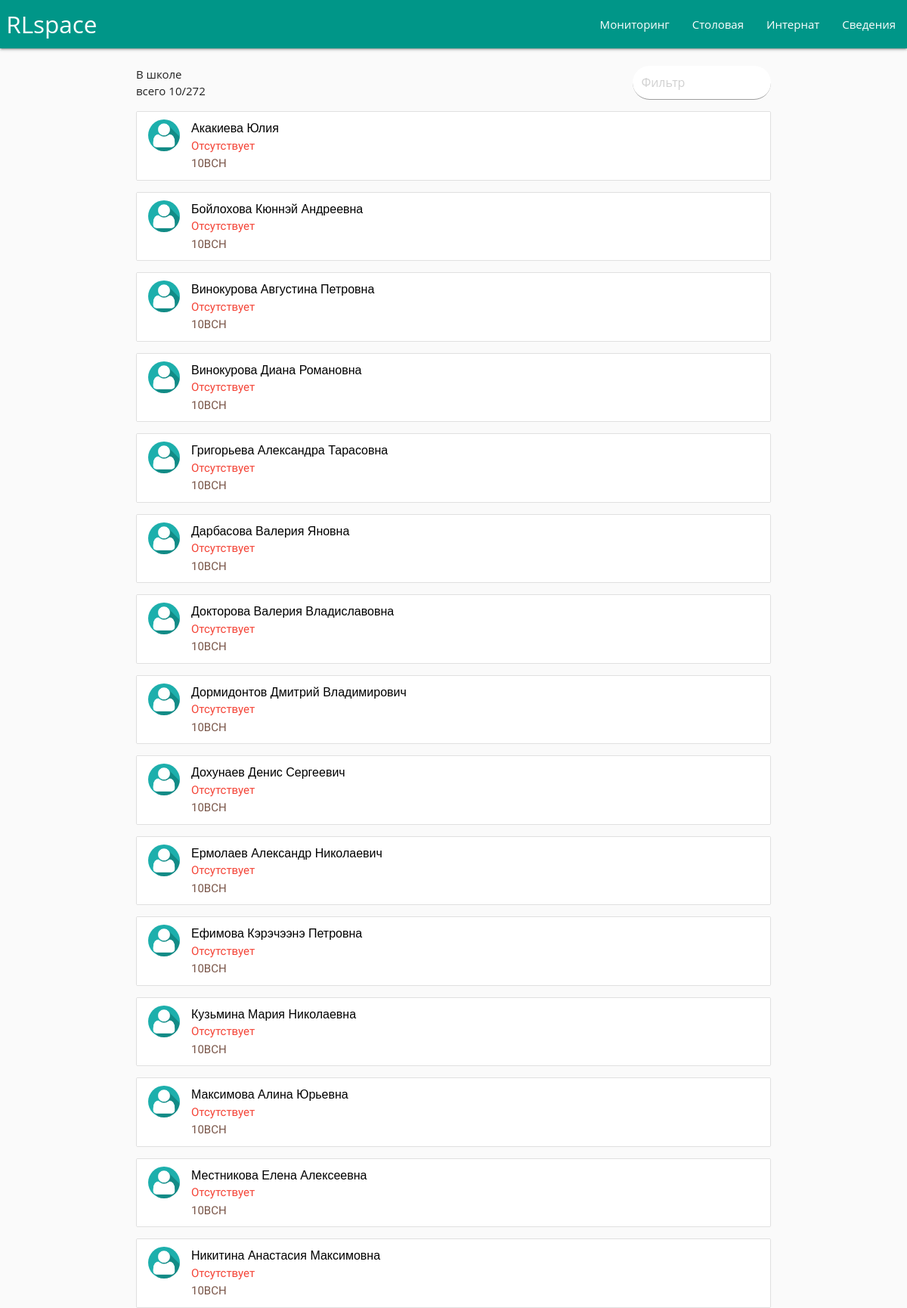
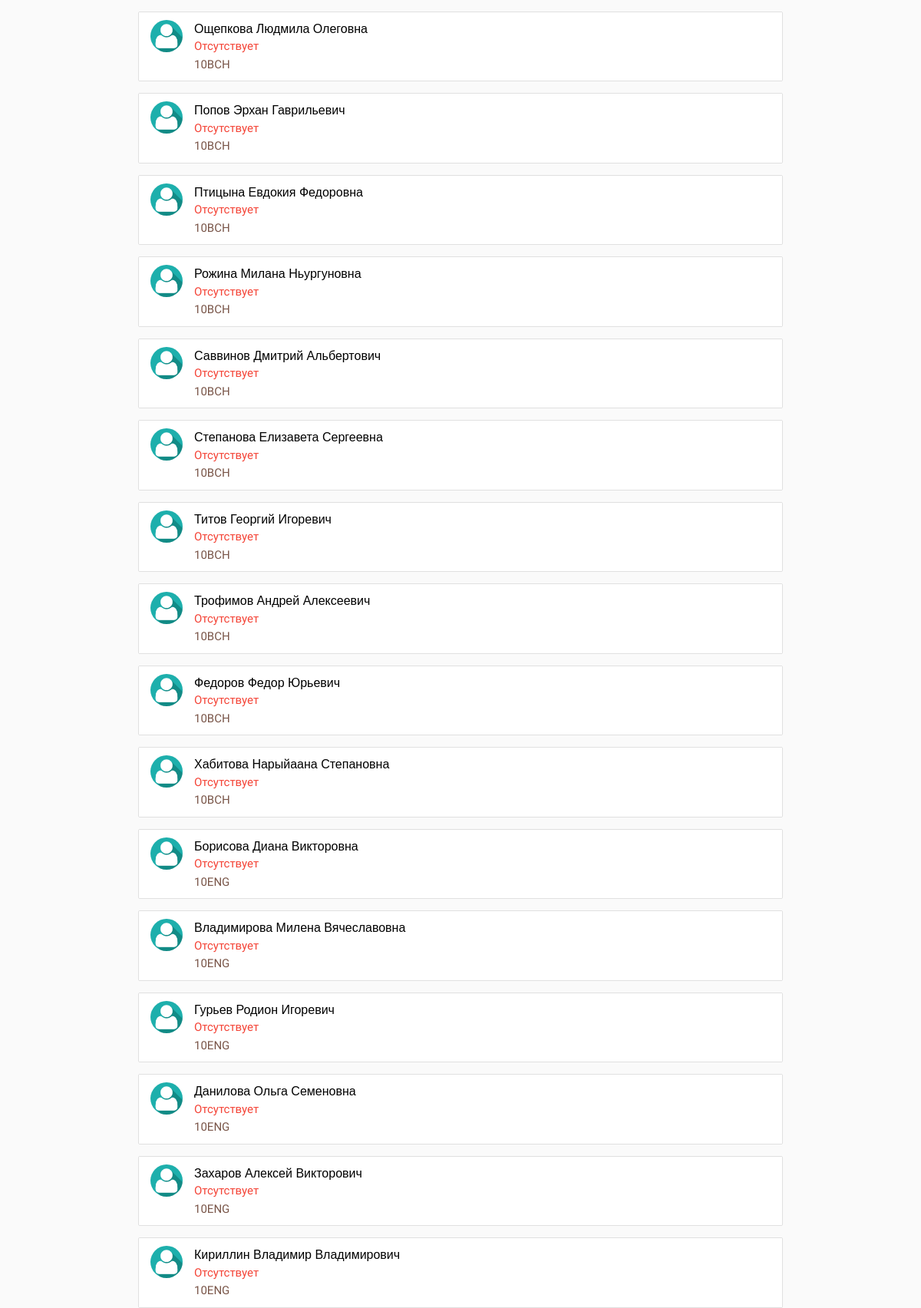
Screenshot of /information/ (upper part) with the database file from the repository (2 pictures, top to bottom).
### main/models.py (models this page shows, shortened)
class Pupil(models.Model):
    index       = models.CharField(max_length = 50)
    qrcode      = models.CharField(max_length = 50)
    name        = models.CharField(max_length = 50)
    grade       = models.CharField(max_length = 50, choices = GRADE)
    location    = models.CharField(max_length = 50, choices = LOCATION)
    eating      = models.BooleanField(default = False)
    inboard     = models.BooleanField(default = True)
    status      = models.CharField(max_length = 50, default = "absent", choices = STATUS)
    arrive_time	   = models.TimeField('time arrive', null = True, blank = True)
    photo     	   = models.ImageField(upload_to = "images/", default = "images/default.jpg")
    non_attendance = models.IntegerField(default = 0);

### main/views.py (the view)
# urls.py: url(r'^information/$',                          views.information, name = 'information'),
def information(request):
	context = {}
	pupils = Pupil.objects.all()
	pupils_list = sorted(pupils, key = operator.attrgetter('grade','name'))
	context["pupils"] = pupils_list
	context["in_school"] = len(Pupil.objects.filter(status = "present"))
	context["pupils_amt"] = len(pupils)
	request = render(request, 'main/information.html', context)
	return request

### main/templates/main/information.html (shortened to what this page needs)
{% include 'main/header.html' %}
<div class = "container">
    <div class = "row">
        <span style="display: flex;">
            <p class="left"> В школе всего {{in_school}}/{{pupils_amt}}</p>
            <input class = "filter right col s4 offset-s8" placeholder="Фильтр" style = "background: white; border-radius: 40px; ">
        </span>
        {% for pupil in pupils %}
        <filtertag>
            <a href = "/profile/{{pupil.id}}">
                <ul class="collection">
                    <li class="collection-item avatar">
                        <img src="/media/{{ pupil.photo }}" alt="" class="circle img-responsive">
                        {% if pupil.id == 138 %}
                            <span class="title purple-text">{{ pupil.name }}</span>
                        {% else %}
                            <span class="title black-text">{{ pupil.name }}</span>
                        {% endif %}
                        <p>
                            {% if pupil.status == "present" %}
                                <font class = "green-text">Присутствует</font>
                            {% elif pupil.status == "leave" %}
                                <font class = "orange-text">Вышел из школы</font>
                            {% else %}
                                <font class = "red-text">Отсутствует</font>
                            {% endif %}<br>
                            <font class = "brown-text" >{{ pupil.grade }} </font>
                        </p>
                    </li>
                </ul>
            </a>
        </filtertag>
        {% endfor %}
    </div>
</div>
{% include 'main/footer.html' %}

### main/static/css/clock.css (style rules this page uses)
* { margin: 0; padding: 0; box-sizing: border-box; }
@media only screen and (min-width: 768px) { .title { font: 48px Arial; } }

### main/templates/main/header.html (style rules this page uses)
* { font-family: 'Arimo', sans-serif; }

### rows the page displays
Pupil: photo (placeholder picture), name "Акакиева Юлия", status "Отсутствует", grade "10BCH"
Pupil: photo (placeholder picture), name "Бойлохова Кюннэй Андреевна", status "Отсутствует", grade "10BCH"
Pupil: photo (placeholder picture), name "Винокурова Августина Петровна", status "Отсутствует", grade "10BCH"
Pupil: photo (placeholder picture), name "Винокурова Диана Романовна", status "Отсутствует", grade "10BCH"
Pupil: photo (placeholder picture), name "Григорьева Александра Тарасовна", status "Отсутствует", grade "10BCH"
Pupil: photo (placeholder picture), name "Дарбасова Валерия Яновна", status "Отсутствует", grade "10BCH"
Pupil: photo (placeholder picture), name "Докторова Валерия Владиславовна", status "Отсутствует", grade "10BCH"
Pupil: photo (placeholder picture), name "Дормидонтов Дмитрий Владимирович", status "Отсутствует", grade "10BCH"
Pupil: photo (placeholder picture), name "Дохунаев Денис Сергеевич", status "Отсутствует", grade "10BCH"
Pupil: photo (placeholder picture), name "Ермолаев Александр Николаевич", status "Отсутствует", grade "10BCH"
Pupil: photo (placeholder picture), name "Ефимова Кэрэчээнэ Петровна", status "Отсутствует", grade "10BCH"
Pupil: photo (placeholder picture), name "Кузьмина Мария Николаевна", status "Отсутствует", grade "10BCH"
Pupil: photo (placeholder picture), name "Максимова Алина Юрьевна", status "Отсутствует", grade "10BCH"
Pupil: photo (placeholder picture), name "Местникова Елена Алексеевна", status "Отсутствует", grade "10BCH"
Pupil: photo (placeholder picture), name "Никитина Анастасия Максимовна", status "Отсутствует", grade "10BCH"
Pupil: photo (placeholder picture), name "Ощепкова Людмила Олеговна", status "Отсутствует", grade "10BCH"
Pupil: photo (placeholder picture), name "Попов Эрхан Гаврильевич", status "Отсутствует", grade "10BCH"
Pupil: photo (placeholder picture), name "Птицына Евдокия Федоровна", status "Отсутствует", grade "10BCH"
Pupil: photo (placeholder picture), name "Рожина Милана Ньургуновна", status "Отсутствует", grade "10BCH"
Pupil: photo (placeholder picture), name "Саввинов Дмитрий Альбертович", status "Отсутствует", grade "10BCH"
Pupil: photo (placeholder picture), name "Степанова Елизавета Сергеевна", status "Отсутствует", grade "10BCH"
Pupil: photo (placeholder picture), name "Титов Георгий Игоревич", status "Отсутствует", grade "10BCH"
Pupil: photo (placeholder picture), name "Трофимов Андрей Алексеевич", status "Отсутствует", grade "10BCH"
Pupil: photo (placeholder picture), name "Федоров Федор Юрьевич", status "Отсутствует", grade "10BCH"
Pupil: photo (placeholder picture), name "Хабитова Нарыйаана Степановна", status "Отсутствует", grade "10BCH"
Pupil: photo (placeholder picture), name "Борисова Диана Викторовна", status "Отсутствует", grade "10ENG"
Pupil: photo (placeholder picture), name "Владимирова Милена Вячеславовна", status "Отсутствует", grade "10ENG"
Pupil: photo (placeholder picture), name "Гурьев Родион Игоревич", status "Отсутствует", grade "10ENG"
Pupil: photo (placeholder picture), name "Данилова Ольга Семеновна", status "Отсутствует", grade "10ENG"
Pupil: photo (placeholder picture), name "Захаров Алексей Викторович", status "Отсутствует", grade "10ENG"
Pupil: photo (placeholder picture), name "Кириллин Владимир Владимирович", status "Отсутствует", grade "10ENG"

### other values shown
{{ in_school }} "10"
{{ pupils_amt }} "272"
